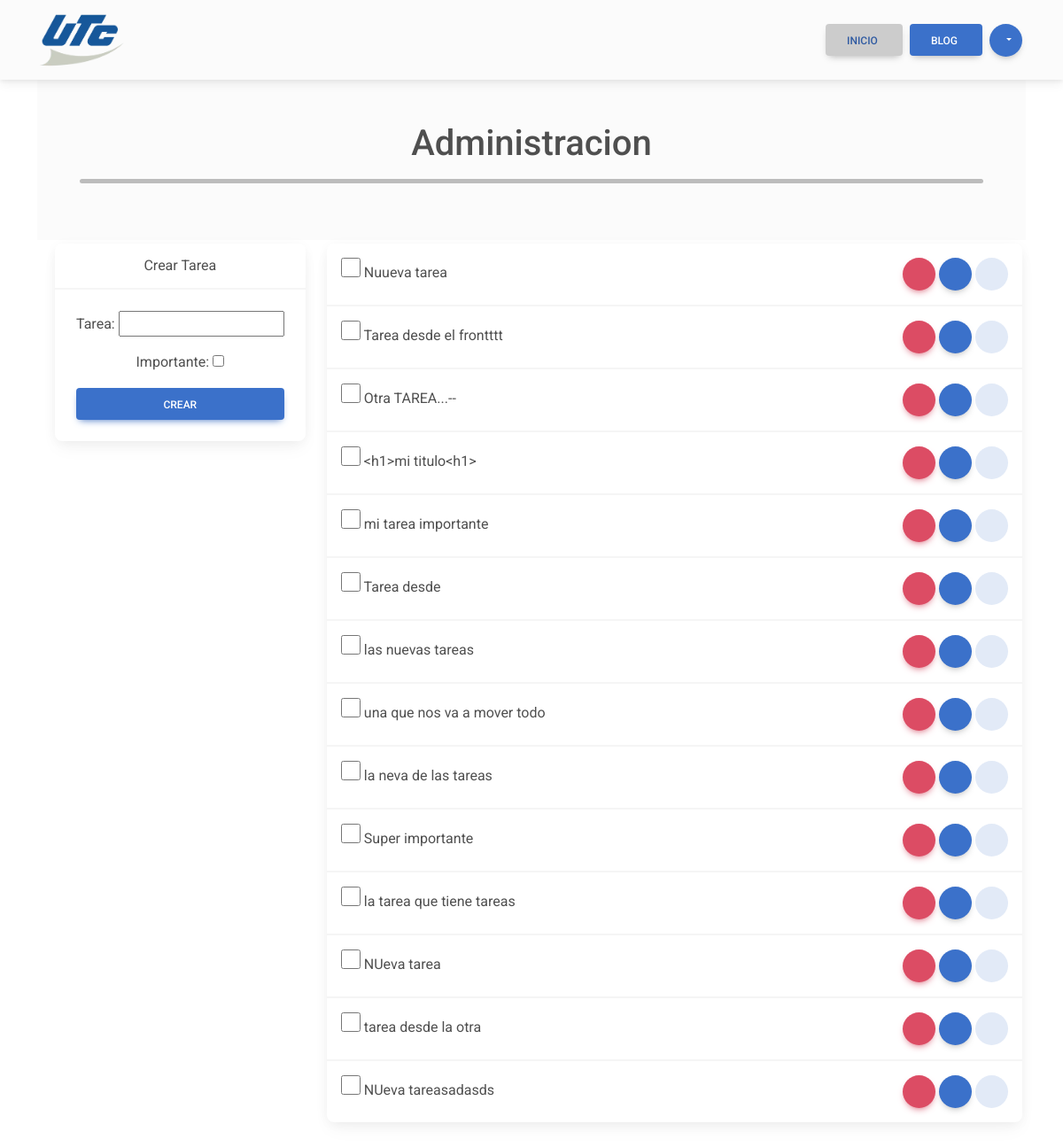
The app's page /administracion/ (signed in), older data.
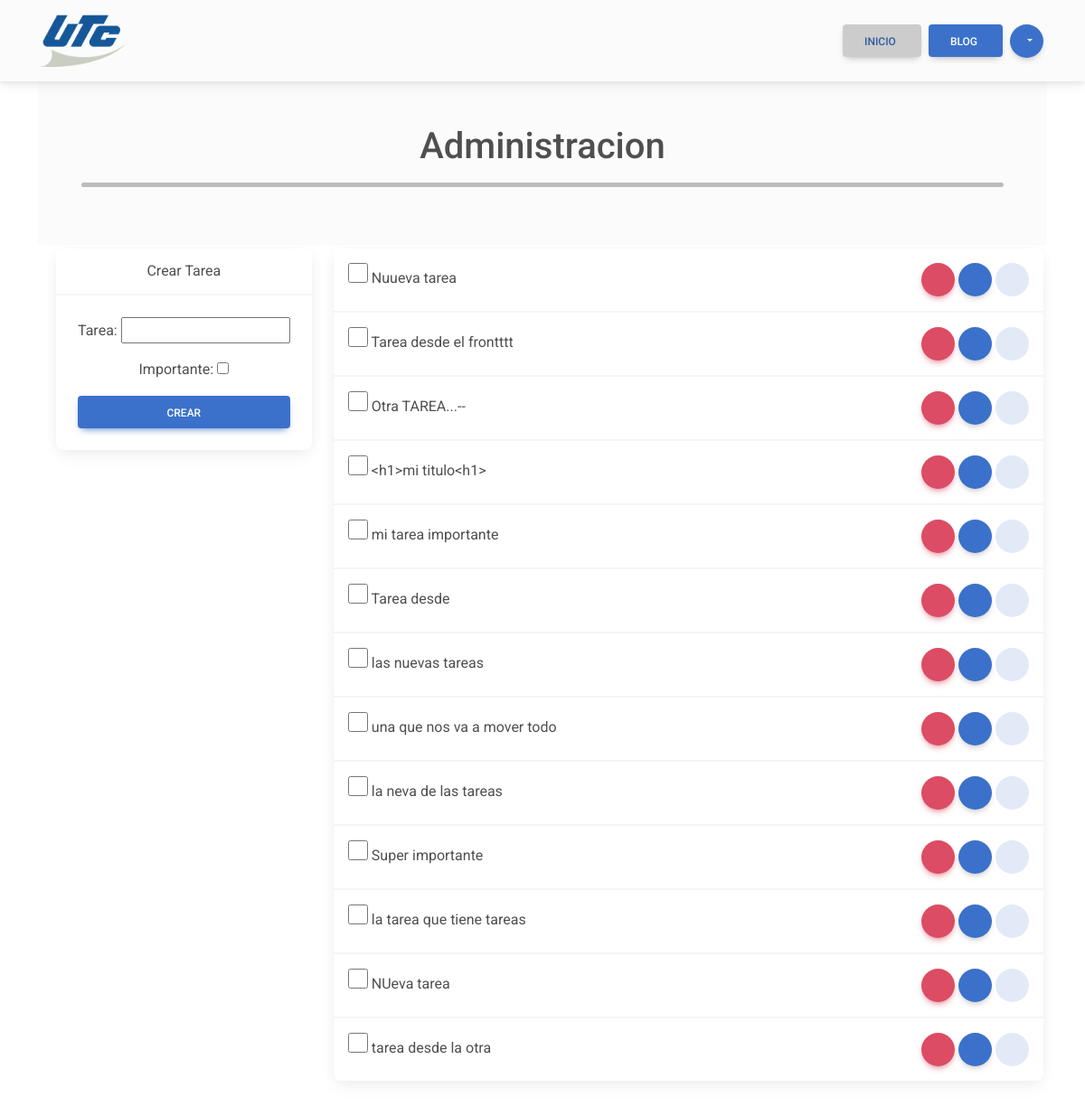
The same page, newer data.
### cross_asistent/models.py (models this page shows, shortened)
class Tareas(models.Model):
    tarea = models.CharField(max_length=255)
    importante = models.BooleanField(default=False)
    creacion = models.DateTimeField(auto_now_add=True)
    completar = models.BooleanField(default=False)
    completado_fecha = models.DateTimeField(null=True, blank=True)
    propietario = models.ForeignKey(User, on_delete=models.CASCADE)

### cross_asistent/views.py (the view, shortened to what this page needs)
# urls.py: path('administracion/', views.dashbAdmin, name='dashb_admin'),
@login_required
@never_cache
def dashbAdmin(request):
    errorMSG=''
    tareas = models.Tareas.objects.filter(propietario = request.user)
    return render(request, 'administracion/dashboard.html', {
        'form_crearTarea': crearTarea,
        'formError': errorMSG,
        'tareas_all': tareas,
        'active_page': 'inicio'
    })

### cross_asistent/templates/administracion/dashboard.html (shortened to what this page needs)
{% extends 'widget.html' %}
{% block link_home %}href="{% url 'dashb_admin' %}"{% endblock %}
{% block link_default %}
    {% include 'administracion/widget_links-admin.html' %}
{% endblock %}
{% block content %}
<main class="container container-fluid mb-5">
    <div class="p-5 text-center bg-body-tertiary">
        <h1 class="mb-3">Administracion</h1>
        <hr class="hr_divisor" />
    </div>
    <section class="d-flex" style="gap: 1rem;">
        <div>
            <div class="card text-center m-1">
                <div class="card-header">Crear Tarea</div>
                <div class="card-body">
                    <form method="POST">
                        {% csrf_token %} {{form_crearTarea.as_p}}
                        <button data-mdb-ripple-init type="submit" class="btn btn-primary btn-block">Crear</button>
                    </form>
                </div>
            </div>
        </div>
        <div class="card col-md m-1">
            <div class="list-group list-group-light">
                {% for tareaItem in tareas_all %}
                <li class="list-group-item px-3">
                    <div class="d-flex justify-content-between">
                        <div class="col-md">
                            <input
                            style="height: 60%; aspect-ratio: 1/1;"
                                type="checkbox"
                                value="1"
                                id="tarea0{{tareaItem.id}}"
                            />
                            {{tareaItem.tarea}}
                        </div>
                        <div>
                            <a href="" class="btn btn-danger btn-floating">
                            </a>
                            <a href="{% url 'tareaView' tareaItem.id %}" class="btn btn_detail btn-floating">
                            </a>
                            <a href="" class="btn btn-secondary btn-floating">
                            </a>
                        </div>
                    </div>
                </li>
                {% endfor %}
            </div>
        </div>
    </section>
</main>
{% endblock %}

Row changes from the older to the newer data that the page shows:
removed Tareas: tarea "NUeva tareasadasds"
